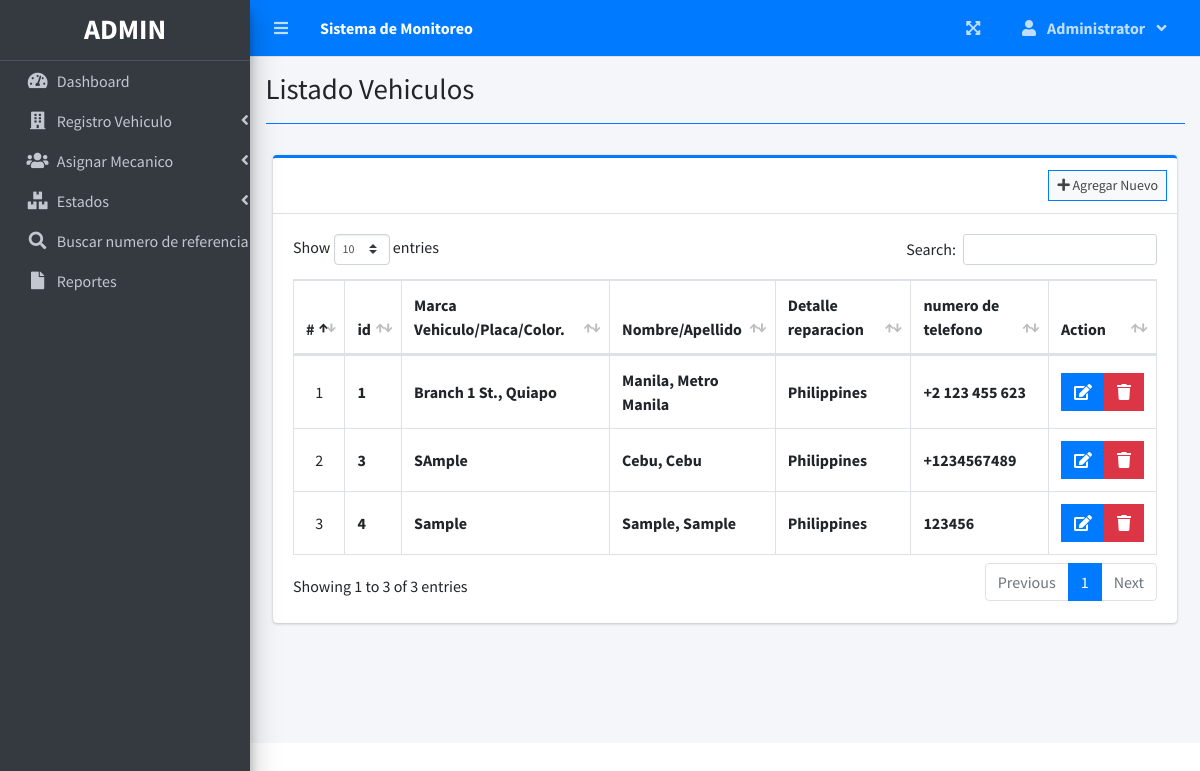
The page /index.php?page=listado_vehiculos (signed in) on the database its author committed.
### tables this page shows
CREATE TABLE `branches` (
  `id` int(30) NOT NULL,
  `branch_code` varchar(50) NOT NULL,
  `street` text NOT NULL,
  `city` text NOT NULL,
  `state` text NOT NULL,
  `zip_code` varchar(50) NOT NULL,
  `country` text NOT NULL,
  `contact` varchar(100) NOT NULL,
  `date_created` datetime NOT NULL DEFAULT current_timestamp()
);

### listado_vehiculos.php (the view, shortened to what this page needs)
<?php include'db_connect.php' ?>
<div class="col-lg-12">
	<div class="card card-outline card-primary">
		<div class="card-header">
			<div class="card-tools">
				<a class="btn btn-block btn-sm btn-default btn-flat border-primary " href="./index.php?page=registro_vehiculos"><i class="fa fa-plus"></i> Agregar Nuevo</a>
			</div>
		</div>
		<div class="card-body">
			<table class="table tabe-hover table-bordered" id="list">
				<!-- <colgroup>
					<col width="5%">
					<col width="15%">
					<col width="25%">
					<col width="25%">
					<col width="15%">
				</colgroup> -->
				<thead>
					<tr>
						<th class="text-center">#</th>
						<th>id</th>
						<th>Marca Vehiculo/Placa/Color.</th>
						<th>Nombre/Apellido</th>
						<th>Detalle reparacion</th>
						<th>numero de telefono </th>
						<th>Action</th>
					</tr>
				</thead>
				<tbody>
					<?php
					$i = 1;
					$qry = $conn->query("SELECT * FROM branches order by street asc,city asc, state asc ");
					while($row= $qry->fetch_assoc()):
					?>
					<tr>
						<td class="text-center"><?php echo $i++ ?></td>
						<td class=""><b><?php echo $row['id'] ?></b></td>
						<td><b><?php echo ucwords($row['street']) ?></b></td>
						<td><b><?php echo ucwords($row['city'].', '.$row['state']) ?></b></td>
						<td><b><?php echo ucwords($row['country']) ?></b></td>
						<td><b><?php echo $row['contact'] ?></b></td>
						<td class="text-center">
		                    <div class="btn-group">
		                        <a href="index.php?page=edit_branch&id=<?php echo $row['id'] ?>" class="btn btn-primary btn-flat ">
		                          <i class="fas fa-edit"></i>
		                        </a>
		                        <button type="button" class="btn btn-danger btn-flat delete_branch" data-id="<?php echo $row['id'] ?>">
		                          <i class="fas fa-trash"></i>
		                        </button>
	                      </div>
						</td>
					</tr>
				<?php endwhile; ?>
				</tbody>
			</table>
		</div>
	</div>
</div>

### listado_vehiculos.php (style rules this page uses)
table td { vertical-align: middle !important; }

### rows shown on the page
branches: id "1", street "Branch 1 St., Quiapo", city+state "Manila, Metro Manila", country "Philippines", contact "+2 123 455 623"
branches: id "3", street "SAmple", city+state "Cebu, Cebu", country "Philippines", contact "+1234567489"
branches: id "4", street "Sample", city+state "Sample, Sample", country "Philippines", contact "123456"

### other values the page prints
$_SESSION['system']['name'] "Sistema de Monitoreo"
$_SESSION['login_firstname'] "Administrator"
$title "Listado Vehiculos"
